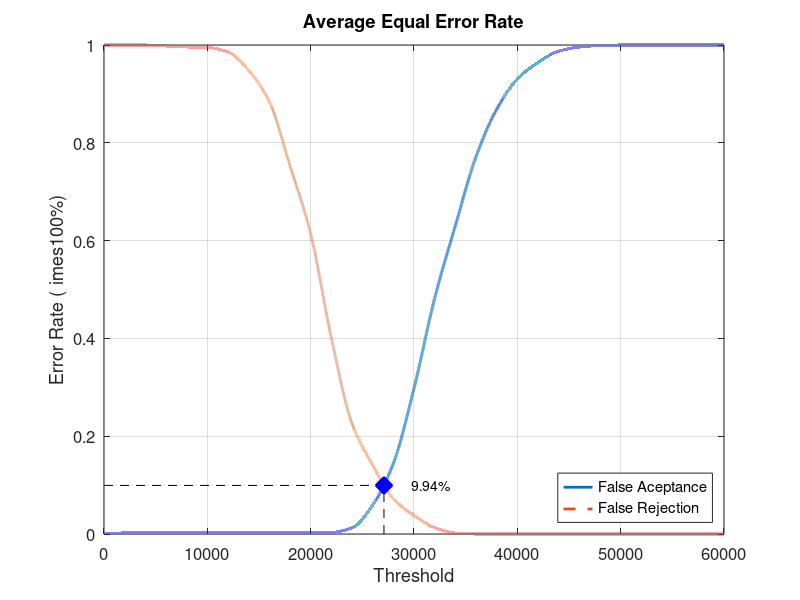
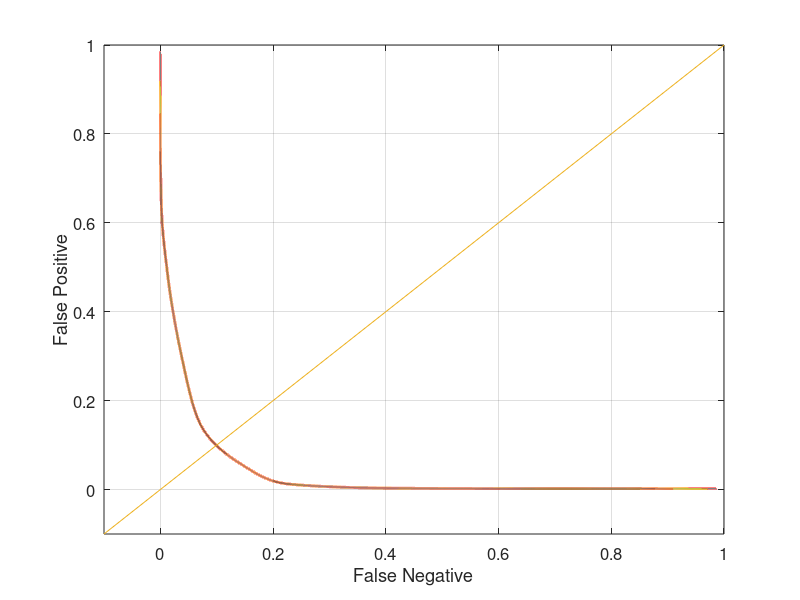

Reproduce these figures in MATLAB, in order.
close all;
clear;
clc;
x = 0:2000:60000;
xq = 0:0.5:60000;

y0 = [0 0.00210526 0.00210526 0.00210526 0.00210526 0.00210526 0.00210526 0.00210526 0.00210526 0.00210526 0.00210526 0.0031579 0.0126316 0.0589474 0.144211 0.297895 0.482105 0.630526 0.771579 0.868421 0.930526 0.964211 0.987368 0.995789 0.998947 1 1 1 1 1 1]
yy0 = interp1(x, y0, xq, 'pchip');
y1 = [1 1 1 0.998 0.996 0.995 0.986 0.948 0.884 0.753 0.614 0.401 0.226 0.141 0.072 0.038 0.013 0.002 0 0 0 0 0 0 0 0 0 0 0 0 0]
yy1 = interp1(x, y1, xq, 'pchip');

% Calculating EER: 
y2 = abs(y0 - y1);
find(y2 == min(y2))
yy2 = abs(yy0 - yy1);
xEER = find(yy2 == min(yy2));
xEERIndex = xq(xEER) % X-axis EER
yEER = yy0(xEER) % Y-axis EER

main = figure
plot(xq, yy0,'-','LineWidth', 2);	hold on
plot(xq, yy1,'--','LineWidth', 2);	hold on
plot([xEERIndex xEERIndex], [0 yEER], 'k--');	hold on
plot([0 xEERIndex], [yEER yEER], 'k--');	hold on
plot(xEERIndex, yEER, 'bx', 'LineWidth', 10);	hold on
text(xEERIndex + 10 * xEERIndex / 100, yEER, [num2str(round((10000 * yEER)) / 100) '%'])
legend('False Aceptance', 'False Rejection', 'Location', 'SouthEast')
xlabel('Threshold')
ylabel('Error Rate (	imes100%)')
title('Average Equal Error Rate')
set(gca, 'FontSize', 12)
axis([0 60000 0 1])
grid on

print(main, 'Database2AverageMain', '-dpng');
FNRxFPR = figure('Color', [1 1 1]);
plot(yy1, yy0, '-', yy1, yy0, 'LineWidth', 2);
hold on
y = -0.1:0.1:1
plot(y, y); 
set(gca, 'FontSize', 12)
xlabel('False Negative')
ylabel('False Positive')
axis([-0.1 1 -0.1 1])
set(gca, 'FontSize', 12)
grid on

print(FNRxFPR, 'Database2AverageFNRxFPR','-dpng');
